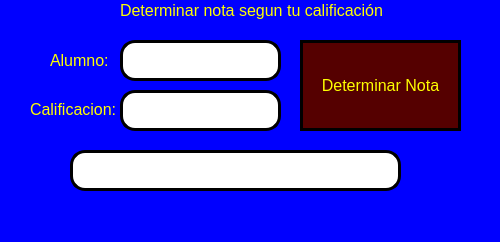
<?xml version="1.0" encoding="UTF-8"?>
<ui version="4.0">
 <class>MainWindow</class>
 <widget class="QMainWindow" name="MainWindow">
  <property name="geometry">
   <rect>
    <x>0</x>
    <y>0</y>
    <width>500</width>
    <height>242</height>
   </rect>
  </property>
  <property name="windowTitle">
   <string>MainWindow</string>
  </property>
  <property name="styleSheet">
   <string notr="true">background-color: rgb(0, 0, 255);</string>
  </property>
  <widget class="QWidget" name="centralwidget">
   <widget class="QLabel" name="label">
    <property name="geometry">
     <rect>
      <x>50</x>
      <y>50</y>
      <width>91</width>
      <height>21</height>
     </rect>
    </property>
    <property name="text">
     <string>&lt;html&gt;&lt;head/&gt;&lt;body&gt;&lt;p&gt;&lt;span style=&quot; font-size:12pt; color:#ffff00;&quot;&gt;Alumno:&lt;/span&gt;&lt;/p&gt;&lt;/body&gt;&lt;/html&gt;</string>
    </property>
   </widget>
   <widget class="QLabel" name="label_2">
    <property name="geometry">
     <rect>
      <x>30</x>
      <y>100</y>
      <width>121</width>
      <height>20</height>
     </rect>
    </property>
    <property name="text">
     <string>&lt;html&gt;&lt;head/&gt;&lt;body&gt;&lt;p&gt;&lt;span style=&quot; font-size:12pt; color:#ffff00;&quot;&gt;Calificacion:&lt;/span&gt;&lt;/p&gt;&lt;/body&gt;&lt;/html&gt;</string>
    </property>
   </widget>
   <widget class="QLineEdit" name="txt_nombre">
    <property name="geometry">
     <rect>
      <x>120</x>
      <y>40</y>
      <width>161</width>
      <height>41</height>
     </rect>
    </property>
    <property name="font">
     <font>
      <pointsize>14</pointsize>
     </font>
    </property>
    <property name="styleSheet">
     <string notr="true">background-color: rgb(255, 255, 255);
border : 3px solid black;
border-radius: 15px;</string>
    </property>
    <property name="alignment">
     <set>Qt::AlignCenter</set>
    </property>
   </widget>
   <widget class="QLineEdit" name="txt_calif">
    <property name="geometry">
     <rect>
      <x>120</x>
      <y>90</y>
      <width>161</width>
      <height>41</height>
     </rect>
    </property>
    <property name="font">
     <font>
      <pointsize>14</pointsize>
     </font>
    </property>
    <property name="styleSheet">
     <string notr="true">background-color: rgb(255, 255, 255);
border : 3px solid black;
border-radius: 15px;</string>
    </property>
    <property name="alignment">
     <set>Qt::AlignCenter</set>
    </property>
   </widget>
   <widget class="QPushButton" name="btn_calcularNota">
    <property name="geometry">
     <rect>
      <x>300</x>
      <y>40</y>
      <width>161</width>
      <height>91</height>
     </rect>
    </property>
    <property name="font">
     <font>
      <pointsize>12</pointsize>
     </font>
    </property>
    <property name="styleSheet">
     <string notr="true">background-color: rgb(85, 0, 0);
color: rgb(255, 255, 0);
border : 3px solid black;
border-radius: 100px;

</string>
    </property>
    <property name="text">
     <string>Determinar Nota</string>
    </property>
   </widget>
   <widget class="QLabel" name="label_3">
    <property name="geometry">
     <rect>
      <x>120</x>
      <y>0</y>
      <width>271</width>
      <height>21</height>
     </rect>
    </property>
    <property name="text">
     <string>&lt;html&gt;&lt;head/&gt;&lt;body&gt;&lt;p&gt;&lt;span style=&quot; font-size:12pt; color:#ffff00;&quot;&gt;Determinar nota segun tu calificación&lt;/span&gt;&lt;/p&gt;&lt;/body&gt;&lt;/html&gt;</string>
    </property>
   </widget>
   <widget class="QLineEdit" name="txt_result">
    <property name="geometry">
     <rect>
      <x>70</x>
      <y>150</y>
      <width>331</width>
      <height>41</height>
     </rect>
    </property>
    <property name="font">
     <font>
      <pointsize>14</pointsize>
     </font>
    </property>
    <property name="styleSheet">
     <string notr="true">background-color: rgb(255, 255, 255);
border : 3px solid black;
border-radius: 15px;</string>
    </property>
    <property name="alignment">
     <set>Qt::AlignCenter</set>
    </property>
   </widget>
  </widget>
  <widget class="QMenuBar" name="menubar">
   <property name="geometry">
    <rect>
     <x>0</x>
     <y>0</y>
     <width>500</width>
     <height>21</height>
    </rect>
   </property>
  </widget>
  <widget class="QStatusBar" name="statusbar"/>
 </widget>
 <resources/>
 <connections/>
</ui>
